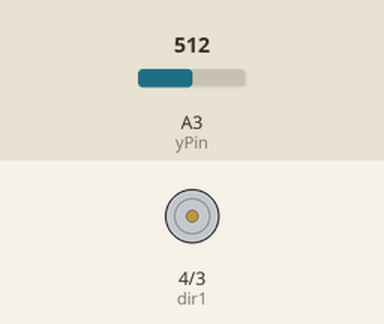
The sketch below on a simulated Arduino Uno, built with avr-gcc and run on an emulated ATmega328P. Parts: motor-driver pin pairs drawn as motors (green arrow = first pin HIGH = forward, orange = second pin HIGH = backward, longer = more drive, scaled by the enable pin). The inputs (shaded band) are chosen by the test bench; at power-on: A3 (yPin) = 512.

Above: at 1.2 s.
1.3 s: A3 (yPin) set to 716
At 1.7 s:
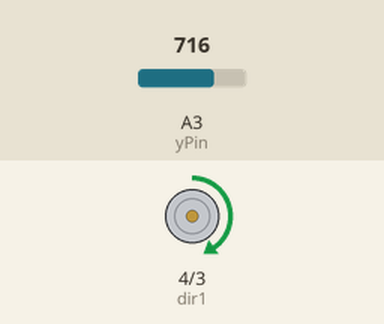
2.8 s: A3 (yPin) set to 900
At 4.0 s:
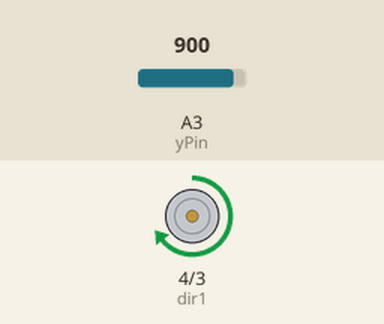
4.3 s: A3 (yPin) set to 511
At 5.2 s:
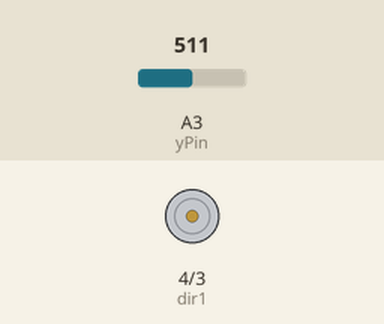
5.8 s: A3 (yPin) set to 496
At 6.3 s:
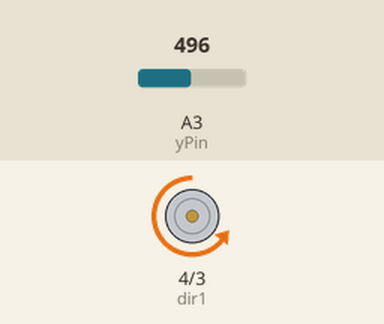
7.3 s: A3 (yPin) set to 522
At 8.7 s:
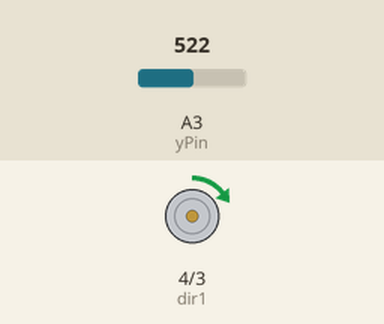
Timing chart, 0 to 9.8 s (numbered marks = the images above; inputs shaded):
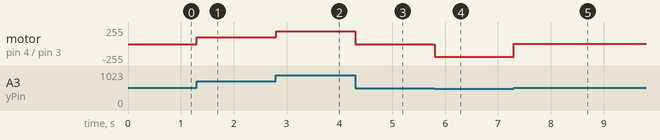

The sketch:

39-Joystick-Motor.ino
```cpp
/**
 * Lesson 39 - Joystick Motor

The homework from lesson 38 but paul style

 */

int speedPin = 5;
int dir1 = 4;
int dir2 = 3;
int mSpeed;

int yPin = A3;
int yVal;

void setup() {
  pinMode(speedPin, OUTPUT);
  pinMode(dir1,OUTPUT);
  pinMode(dir2, OUTPUT);
  pinMode(yPin, INPUT);
}

void loop() {
  //Don't tell paul but i didnt do the math i just copied him cause I've already done it also
  // its literally just a linear regression between two points its not all that crazy
  yVal = analogRead(yPin);

  if (yVal < 512){
    mSpeed = (-255./512.)* yVal + 255;
    analogWrite(speedPin, mSpeed);
    digitalWrite(dir1, LOW);
    digitalWrite(dir2, HIGH);
  }
  if (yVal >= 512){
    mSpeed = (255./512.) * yVal - 255;
    analogWrite(speedPin, mSpeed);
    digitalWrite(dir1, HIGH);
    digitalWrite(dir2, LOW);
  }

}
```

Measured:
- the behaviour switches between 510 and 509 on A3 (yPin) (found by bisection; images 3 and 4)
- after the input at 1.3 s, motor on pin 4 (dir1) / pin 3 (dir2): stopped → forward 101/255 at once
- after the input at 2.8 s, motor on pin 4 (dir1) / pin 3 (dir2): forward 101/255 → forward 193/255 at once
- after the input at 4.3 s, motor on pin 4 (dir1) / pin 3 (dir2): forward 193/255 → stopped at once
- after the input at 5.8 s, motor on pin 4 (dir1) / pin 3 (dir2): stopped → backward 193/255 at once
- after the input at 7.3 s, motor on pin 4 (dir1) / pin 3 (dir2): backward 193/255 → forward 4/255 at once
